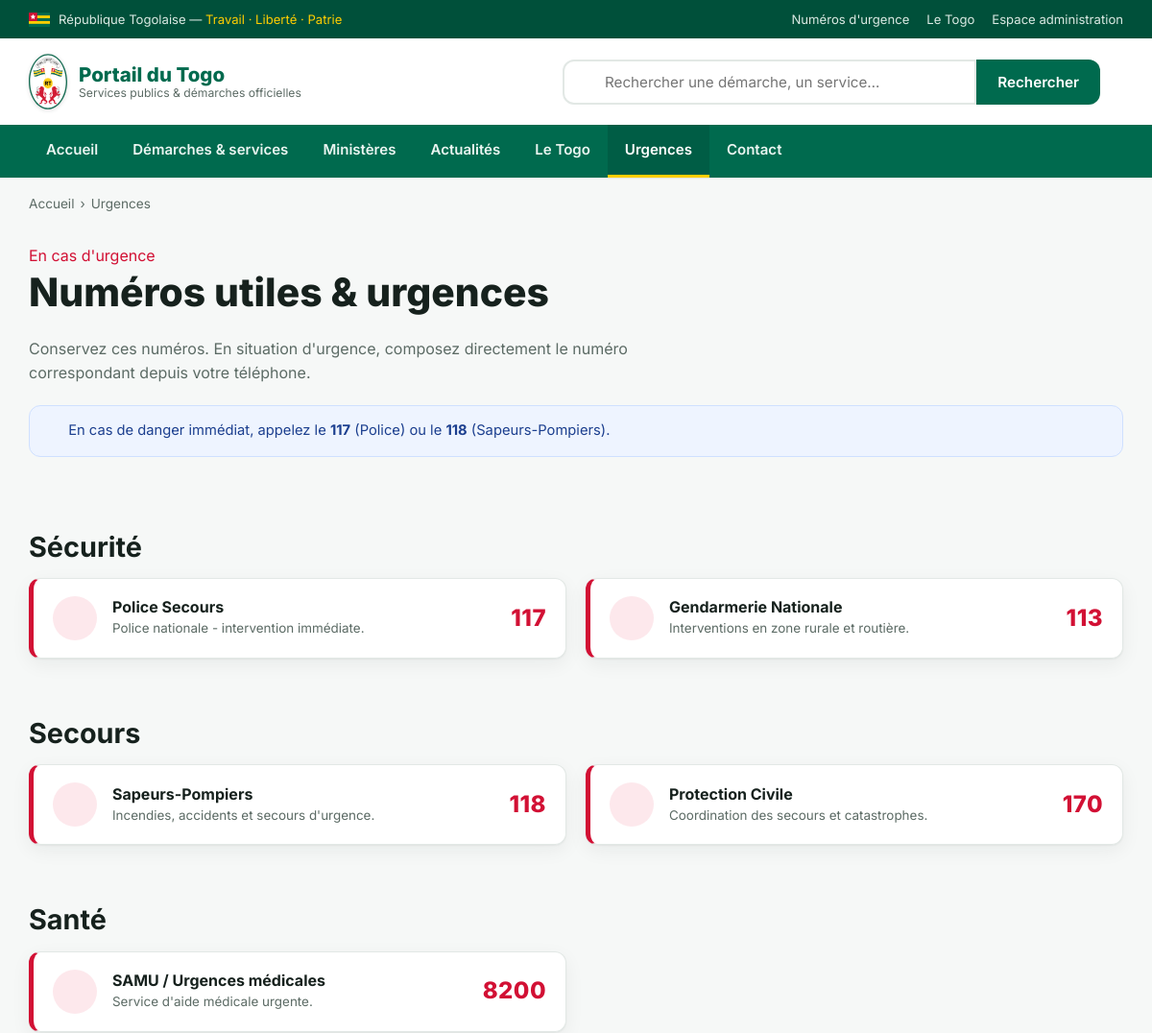
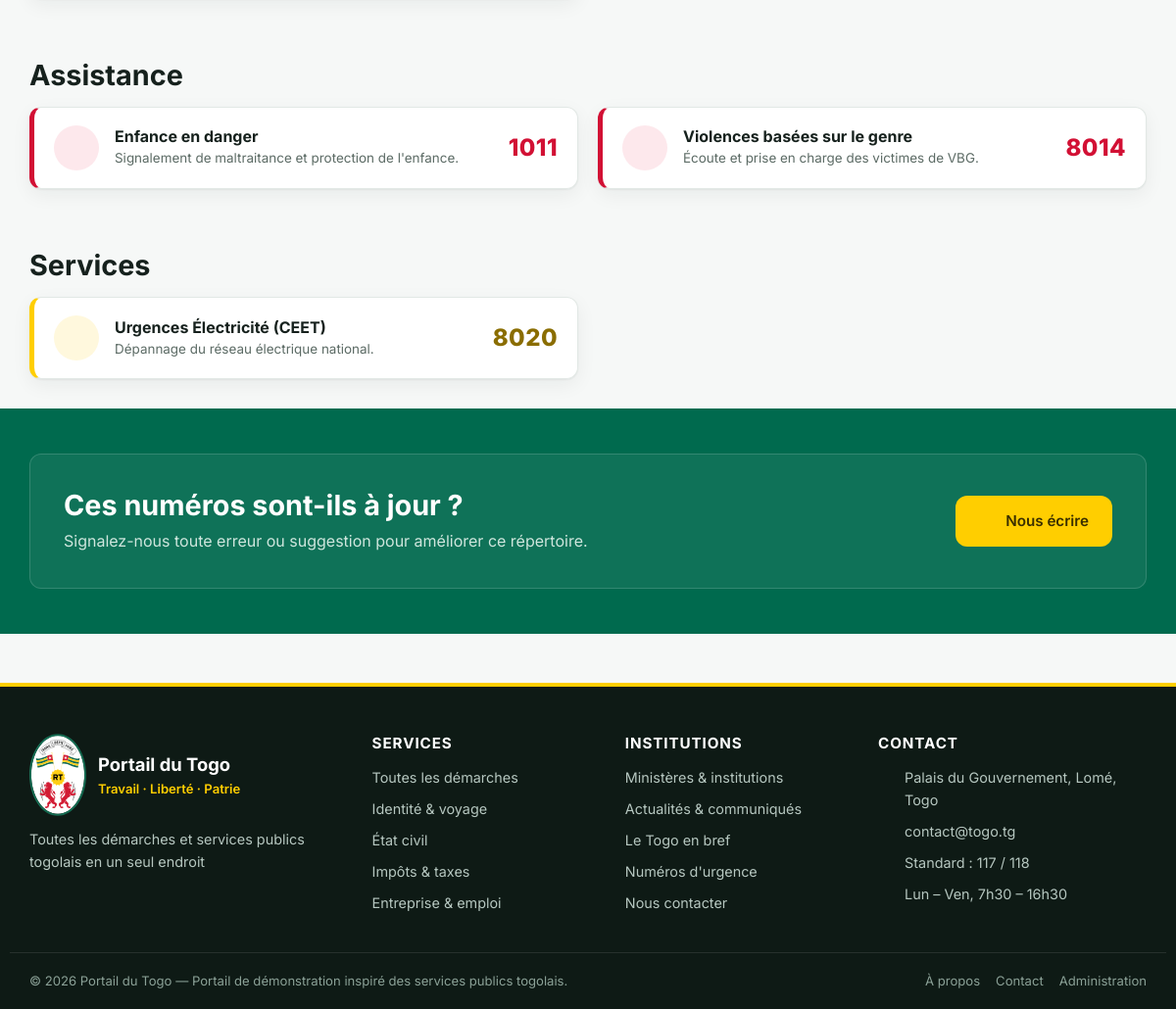
Page /pages/urgences.php on the committed database (2 pictures, top to bottom).
### tables this page shows
CREATE TABLE `urgences` (
  `id`          INT AUTO_INCREMENT PRIMARY KEY,
  `nom`         VARCHAR(150) NOT NULL,
  `numero`      VARCHAR(40)  NOT NULL,
  `categorie`   VARCHAR(80)  DEFAULT 'Urgence',
  `description` VARCHAR(300) DEFAULT NULL,
  `icone`       VARCHAR(60)  DEFAULT 'phone',
  `ordre`       INT DEFAULT 0,
  `actif`       TINYINT(1) DEFAULT 1
);

### config/database.php (called while the page is built, shortened)
<?php
function db(): PDO
{
    static $pdo = null;
    if ($pdo === null) {
        $dsn = 'mysql:host=' . DB_HOST . ';port=' . DB_PORT . ';dbname=' . DB_NAME . ';charset=' . DB_CHARSET;
        $options = [
            PDO::ATTR_ERRMODE            => PDO::ERRMODE_EXCEPTION,
            PDO::ATTR_DEFAULT_FETCH_MODE => PDO::FETCH_ASSOC,
            PDO::ATTR_EMULATE_PREPARES   => false,
        ];
        try {
            $pdo = new PDO($dsn, DB_USER, DB_PASS, $options);
        } catch (PDOException $e) {
            if (DEBUG) {
                die('Erreur de connexion à la base de données : ' . $e->getMessage());
            }
            die('Le service est temporairement indisponible. Merci de réessayer plus tard.');
        }
    }
    return $pdo;
}

### pages/urgences.php (the view, shortened to what this page needs)
<?php
require_once __DIR__ . '/../includes/functions.php';
$urgences = get_urgences();
$groupes = [];
foreach ($urgences as $u) {
    $groupes[$u['categorie']][] = $u;
}
require __DIR__ . '/../includes/header.php';
?>
<div class="container">
    <nav class="breadcrumb"><a href="<?= url('index.php') ?>">Accueil</a><span>›</span>Urgences</nav>
</div>
<section class="section section--tight">
    <div class="container">
        <span class="kicker" style="color:var(--red)">En cas d'urgence</span>
        <h1>Numéros utiles &amp; urgences</h1>
        <p style="color:var(--muted);max-width:680px">Conservez ces numéros. En situation d'urgence, composez directement le numéro correspondant depuis votre téléphone.</p>
        <div class="alert alert--info" style="margin-top:20px">
            <?= icon('alert', 18) ?> En cas de danger immédiat, appelez le <strong>117</strong> (Police) ou le <strong>118</strong> (Sapeurs-Pompiers).
        </div>
    </div>
</section>
<?php foreach ($groupes as $categorie => $liste): ?>
<section class="section section--tight">
    <div class="container">
        <h2><?= e($categorie) ?></h2>
        <div class="grid grid--2">
            <?php foreach ($liste as $u): ?>
                <div class="urgence-card <?= $categorie === 'Services' ? 'urgence-card--yellow' : '' ?>">
                    <span class="urgence-card__icon"><?= icon($u['icone'], 22) ?></span>
                    <div class="urgence-card__body">
                        <h3><?= e($u['nom']) ?></h3>
                        <p><?= e($u['description']) ?></p>
                    </div>
                    <a class="urgence-card__num" href="tel:<?= e(preg_replace('/\s+/', '', $u['numero'])) ?>"><?= e($u['numero']) ?></a>
                </div>
            <?php endforeach; ?>
        </div>
    </div>
</section>
<?php endforeach; ?>
<section class="section section--green">
    <div class="container">
        <div class="cta" style="background:rgba(255,255,255,.06);border:1px solid rgba(255,255,255,.15)">
            <div>
                <h2>Ces numéros sont-ils à jour ?</h2>
                <p>Signalez-nous toute erreur ou suggestion pour améliorer ce répertoire.</p>
            </div>
            <a class="btn btn--primary" href="<?= url('pages/contact.php') ?>"><?= icon('mail', 18) ?> Nous écrire</a>
        </div>
    </div>
</section>
<?php require __DIR__ . '/../includes/footer.php'; ?>

### includes/functions.php (shortened to what this page needs)
<?php
require_once __DIR__ . '/../config/database.php';
function e(?string $value): string
{
    return htmlspecialchars((string) $value, ENT_QUOTES | ENT_SUBSTITUTE, 'UTF-8');
}
function url(string $path = ''): string
{
    return rtrim(BASE_URL, '/') . '/' . ltrim($path, '/');
}
function asset(string $path): string
{
    return url('assets/' . ltrim($path, '/'));
}
function get_urgences(int $limit = 0): array
{
    $sql = 'SELECT * FROM urgences WHERE actif = 1 ORDER BY ordre, nom';
    return db()->query($sql)->fetchAll();
}
function icon(string $name, int $size = 24, string $class = ''): string
{
    $p = $paths[$name] ?? $paths['folder'];
    $cls = $class ? ' class="' . e($class) . '"' : '';
    return '<svg' . $cls . ' xmlns="http://www.w3.org/2000/svg" width="' . $size . '" height="' . $size
        . '" viewBox="0 0 24 24" fill="none" stroke="currentColor" stroke-width="1.8" '
        . 'stroke-linecap="round" stroke-linejoin="round" aria-hidden="true">' . $p . '</svg>';
}
function togo_flag(int $w = 46): string
{
    $h = (int) round($w * 2 / 3);
    return '<svg class="flag" xmlns="http://www.w3.org/2000/svg" width="' . $w . '" height="' . $h
        . '" viewBox="0 0 60 40" role="img" aria-label="Drapeau du Togo">'
        . '<rect width="60" height="40" fill="#006a4e"/>'
        . '<rect y="8" width="60" height="8" fill="#ffce00"/>'
        . '<rect y="16" width="60" height="8" fill="#006a4e"/>'
        . '<rect y="24" width="60" height="8" fill="#ffce00"/>'
        . '<rect y="32" width="60" height="8" fill="#006a4e"/>'
        . '<rect width="24" height="24" fill="#d21034"/>'
        . '<path d="M12 4l2.35 4.76 5.25.76-3.8 3.7.9 5.23L12 15.98l-4.7 2.47.9-5.23-3.8-3.7 5.25-.76z" fill="#fff"/>'
        . '</svg>';
}
function togo_emblem(int $w = 40, string $class = 'emblem'): string
{
    $ratio = 1080 / 750;
    $h = (int) round($w * $ratio);
    return '<img class="' . e($class) . '" src="' . asset('img/armoiries-togo.svg')
        . '" width="' . $w . '" height="' . $h . '" alt="Armoiries de la République Togolaise" '
        . 'decoding="async">';
}

### assets/css/style.css (style rules this page uses)
:root { --green: #006a4e; --green-dark: #00503a; --green-light: #e6f2ee; --yellow: #ffce00; --yellow-light: #fff8dd; --red: #d21034; --red-light: #fde8ec; --ink: #16211d; --muted: #5c6b65; --line: #e2e8e5; --bg: #f6f8f7; --white: #ffffff; --radius: 12px; --radius-sm: 8px; --shadow: 0 1px 2px rgba(16, 40, 32, .06), 0 6px 20px rgba(16, 40, 32, .06); --shadow-lg: 0 12px 40px rgba(16, 40, 32, .14); --container: 1180px; --font: 'Inter', system-ui, -apple-system, 'Segoe UI', Roboto, Helvetica, Arial, sans-serif; }
* { box-sizing: border-box; }
html { scroll-behavior: smooth; }
body { margin: 0; font-family: var(--font); color: var(--ink); background: var(--bg); line-height: 1.6; -webkit-font-smoothing: antialiased; }
img { max-width: 100%; display: block; }
a { color: var(--green); text-decoration: none; }
h1, h2, h3, h4 { line-height: 1.25; color: var(--ink); margin: 0 0 .5em; }
h1 { font-size: clamp(1.7rem, 3.4vw, 2.6rem); font-weight: 800; }
h2 { font-size: clamp(1.35rem, 2.4vw, 1.9rem); font-weight: 700; }
h3 { font-size: 1.15rem; font-weight: 700; }
p { margin: 0 0 1em; }
.container { width: 100%; max-width: var(--container); margin: 0 auto; padding: 0 20px; }
.emblem { display: inline-block; vertical-align: middle; }
.section { padding: 46px 0; }
.section--tight { padding: 30px 0; }
.section--green { background: var(--green); color: #fff; }
.section--green h2, .section--green h1 { color: #fff; }
.breadcrumb { font-size: .85rem; color: var(--muted); padding: 16px 0 0; }
.breadcrumb a { color: var(--muted); }
.breadcrumb span { margin: 0 6px; }
.btn { display: inline-flex; align-items: center; gap: 9px; padding: 12px 22px; border-radius: var(--radius); font-weight: 600; font-family: inherit; font-size: .95rem; border: 2px solid transparent; cursor: pointer; transition: transform .12s, background .15s, box-shadow .15s; text-align: center; }
.btn--primary { background: var(--yellow); color: #3a2f00; }
.grid { display: grid; gap: 20px; }
.grid--2 { grid-template-columns: repeat(2, 1fr); }
.urgence-card { background: var(--white); border: 1px solid var(--line); border-left: 5px solid var(--red); border-radius: var(--radius); padding: 18px 20px; box-shadow: var(--shadow); display: flex; align-items: center; gap: 16px; }
.urgence-card__icon { width: 46px; height: 46px; border-radius: 50%; background: var(--red-light); color: var(--red); display: grid; place-items: center; flex-shrink: 0; }
.urgence-card__body { flex: 1; }
.urgence-card__body h3 { margin: 0; font-size: 1rem; }
.urgence-card__body p { margin: 2px 0 0; font-size: .84rem; color: var(--muted); }
.urgence-card__num { font-size: 1.5rem; font-weight: 800; color: var(--red); letter-spacing: .02em; }
.urgence-card--yellow { border-left-color: var(--yellow); }
.urgence-card--yellow .urgence-card__icon { background: var(--yellow-light); color: #8a6d00; }
.urgence-card--yellow .urgence-card__num { color: #8a6d00; }
.alert { padding: 14px 18px; border-radius: var(--radius); margin: 16px 0; border: 1px solid; font-size: .92rem; }
.alert--info { background: #eef4ff; border-color: #cfe0ff; color: #1c3f8f; }
.cta { background: var(--green-dark); color: #fff; border-radius: var(--radius); padding: 34px; display: flex; align-items: center; justify-content: space-between; gap: 24px; flex-wrap: wrap; }
.cta h2 { color: #fff; margin: 0; }
.cta p { color: #cfe6dd; margin: 6px 0 0; }
.site-footer__contact svg { color: var(--yellow); flex-shrink: 0; margin-top: 2px; }
.card, .panel, .urgence-card, .stat { animation: rise .4s ease both; }
.brand .emblem { filter: drop-shadow(0 1px 2px rgba(0,0,0,.15)); }
svg { vertical-align: middle; }
.card__icon, .urgence-card__icon, .hero-card__ico, .to-top, .steps li::before { place-items: center; }

### rows in the picture
urgences: nom "Police Secours", description "Police nationale - intervention immédiate.", numero "117"
urgences: nom "Gendarmerie Nationale", description "Interventions en zone rurale et routière.", numero "113"
urgences: nom "Sapeurs-Pompiers", description "Incendies, accidents et secours d'urgence.", numero "118"
urgences: nom "Protection Civile", description "Coordination des secours et catastrophes.", numero "170"
urgences: nom "SAMU / Urgences médicales", description "Service d'aide médicale urgente.", numero "8200"
urgences: nom "Enfance en danger", description "Signalement de maltraitance et protection de l'enfance.", numero "1011"
urgences: nom "Violences basées sur le genre", description "Écoute et prise en charge des victimes de VBG.", numero "8014"
urgences: nom "Urgences Électricité (CEET)", description "Dépannage du réseau électrique national.", numero "8020"

### other values in the picture
SITE_NAME "Portail du Togo"
$categorie "Sécurité"
$categorie "Secours"
$categorie "Santé"
$categorie "Assistance"
$categorie "Services"
SITE_TAGLINE "Toutes les démarches et services publics togolais en un seul endroit"
ADMIN_EMAIL "contact@togo.tg"
